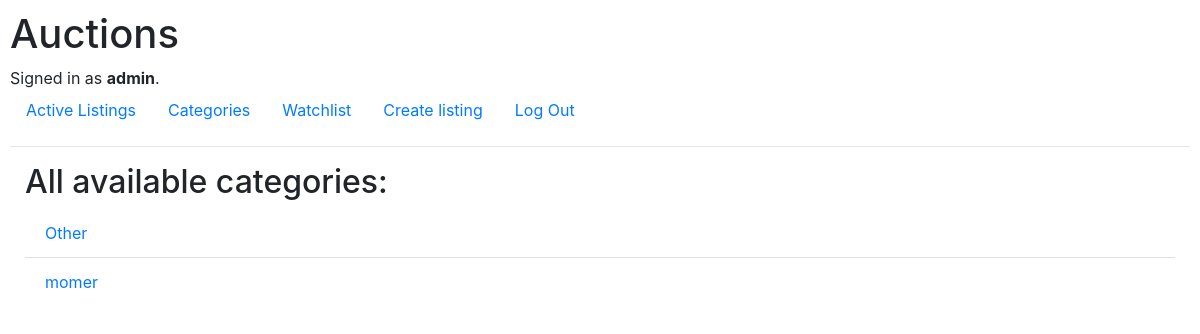
The page /categories (signed in) on the database its author committed.
### auctions/models.py (models this page shows, shortened)
class User(AbstractUser):
    pass

class Category(models.Model):
    id = models.UUIDField(primary_key=True, default=uuid.uuid4, editable=False)
    category = models.CharField(max_length=15)

### auctions/views.py (the view)
# urls.py: path("categories", views.categories, name="categories"),
def categories(request):
    return render(request, "auctions/categories.html", {
        'categories' : Category.objects.all(),
    })

### auctions/templates/auctions/categories.html
{% extends "auctions/layout.html" %}
{% block body %}
   <div class='container-fluid'>
    <h2>All available categories:</h2>
        <ul class="list-group list-group-flush">
            {% for category in categories %}
            <li class="list-group-item">
              <div class="ms-2 me-auto">
                <div class="fw-bold"><a href={% url 'category' category=category.category%}>{{category.category}}</a></div>
              </div>
            </li>
            {%endfor%}
        </ul>
   </div>
{% endblock %}

### auctions/templates/auctions/layout.html (shortened to what this page needs)
{% load static %}
<!DOCTYPE html>
<html lang="en">
    <head>
        <link rel="stylesheet" href="https://stackpath.bootstrapcdn.com/bootstrap/4.4.1/css/bootstrap.min.css">
        <link href="{% static 'auctions/styles.css' %}" rel="stylesheet">
    </head>
    <body>
        <h1>Auctions</h1>
        <div>
            {% if user.is_authenticated %}
                Signed in as <strong>{{ user.username }}</strong>.
            {% else %}
                Not signed in.
            {% endif %}
        </div>
        <ul class="nav">
            <li class="nav-item">
                <a class="nav-link" href="{% url 'index' %}">Active Listings</a>
            </li>
            <li class="nav-item">
                <a class="nav-link" href="{% url 'categories' %}">Categories</a>
            </li>
            {% if user.is_authenticated %}
                <li class="nav-item">
                    <a class="nav-link" href="{% url 'watchlist' %}">Watchlist</a>
                </li>
                <li class="nav-item">
                    <a class="nav-link" href="{% url 'create' %}">Create listing</a>
                </li>
                <li class="nav-item">
                    <a class="nav-link" href="{% url 'logout' %}">Log Out</a>
                </li>
            {% endif %}
        </ul>
        <hr>
        {% block body %}
        {% endblock %}
    </body>
</html>

### auctions/static/auctions/styles.css (style rules this page uses)
body { padding: 10px; }

### rows shown on the page
User: username "admin"
Category: category "Other"
Category: category "momer"
